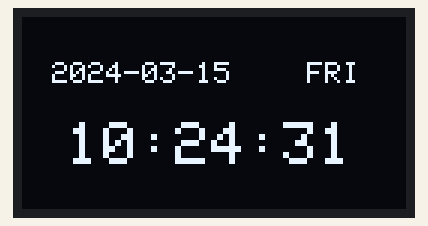
Recording of a sketch running on a simulated ESP8266 (NodeMCU). Parts: 128×64 one-colour display. WiFi joins after 1.5 s; servers stay silent unless stated; the local clock reads 2024-03-15 10:24:30 at power-on unless the sketch sets it; what the sketch prints to the serial monitor is not drawn.

Above: at 1.7 s.
At 5.8 s:
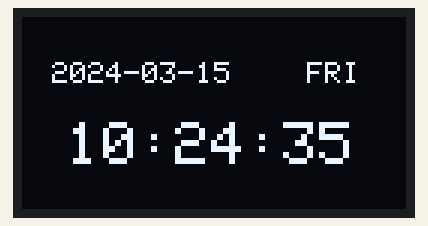
At 10.9 s:
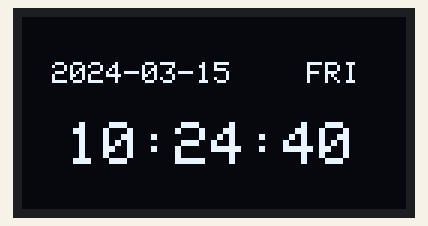
At 20.1 s:
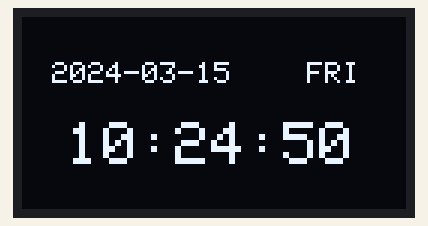
At 29.4 s:
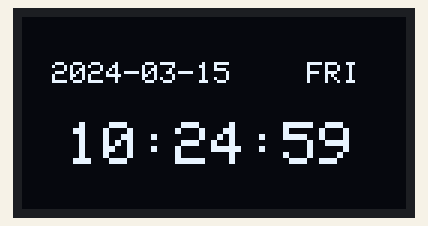
At 38.6 s:
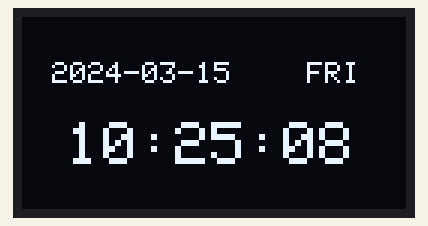

Measured:
- what the display in image 0 shows lasts 1.0 s, from 1.6 s to 2.6 s

The sketch:

NodeMCU_WiFi_Clock.ino
```cpp
#include <ESP8266WiFi.h>
#include <time.h>
#include <Wire.h>
#include <Adafruit_GFX.h>
#include <Adafruit_SSD1306.h>

#define SCREEN_WIDTH 128
#define SCREEN_HEIGHT 64
#define OLED_RESET    -1
#define SCREEN_ADDRESS 0x3C

// OLED 핀 정보 (D5 -> GPIO14, D6 -> GPIO12)
#define OLED_SDA 14
#define OLED_SCL 12

Adafruit_SSD1306 display(SCREEN_WIDTH, SCREEN_HEIGHT, &Wire, OLED_RESET);

const char* ssid = "imfall";
const char* password = "00000000";

// 한국 표준시 (UTC+9)
const int timezone = 9 * 3600;
const int dst = 0;

void setup() {
  Serial.begin(115200);

  // I2C 핀 명시적 설정 및 시작
  Wire.begin(OLED_SDA, OLED_SCL);

  // SSD1306 디스플레이 초기화
  if(!display.begin(SSD1306_SWITCHCAPVCC, SCREEN_ADDRESS)) {
    Serial.println(F("SSD1306 allocation failed"));
    for(;;);
  }

  display.clearDisplay();
  display.setTextSize(1);
  display.setTextColor(SSD1306_WHITE);
  display.setCursor(0, 10);
  display.println("Connecting to WiFi...");
  display.printf("SSID: %s\n", ssid);
  display.display();

  // WiFi 연결
  WiFi.begin(ssid, password);
  while (WiFi.status() != WL_CONNECTED) {
    delay(500);
    Serial.print(".");
  }
  Serial.println("\nWiFi Connected!");

  display.clearDisplay();
  display.setCursor(0, 10);
  display.println("WiFi Connected!");
  display.println("Syncing NTP Time...");
  display.display();

  // NTP 동기화 설정 (UTC+9)
  configTime(timezone, dst, "pool.ntp.org", "time.nist.gov");

  // 유효한 시간이 올 때까지 대기
  Serial.println("Waiting for NTP time sync...");
  time_t now = time(nullptr);
  while (now < 8 * 3600 * 2) {
    delay(500);
    Serial.print(".");
    now = time(nullptr);
  }
  Serial.println("\nTime synced!");
}

void loop() {
  time_t now = time(nullptr);
  struct tm* timeinfo;
  timeinfo = localtime(&now);

  display.clearDisplay();

  // 날짜 표시
  display.setTextSize(1);
  display.setCursor(10, 15);
  display.printf("%04d-%02d-%02d", timeinfo->tm_year + 1900, timeinfo->tm_mon + 1, timeinfo->tm_mday);

  // 요일 표시
  const char* days[] = {"SUN", "MON", "TUE", "WED", "THU", "FRI", "SAT"};
  display.setCursor(95, 15);
  display.print(days[timeinfo->tm_wday]);

  // 시간 표시 (HH:MM:SS)
  display.setTextSize(2);
  display.setCursor(15, 35);
  display.printf("%02d:%02d:%02d", timeinfo->tm_hour, timeinfo->tm_min, timeinfo->tm_sec);

  display.display();
  delay(1000);
}
```
